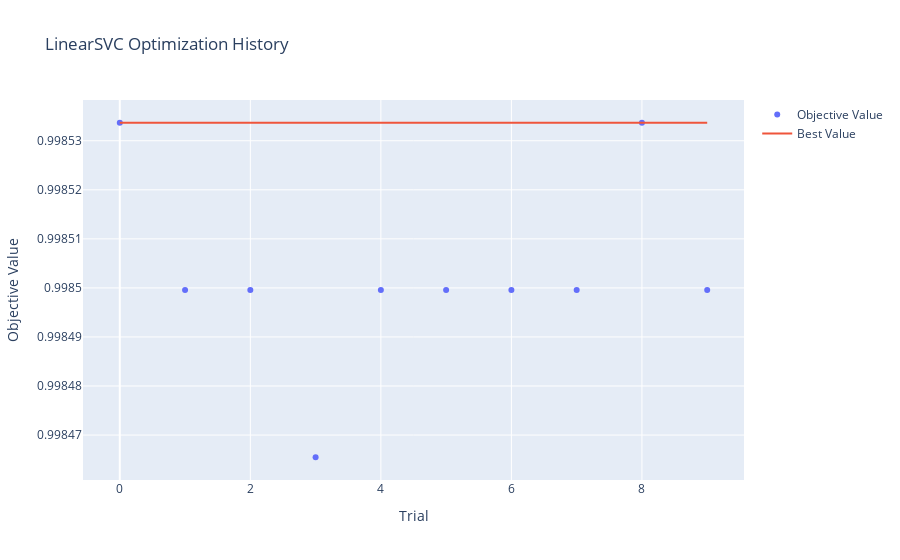
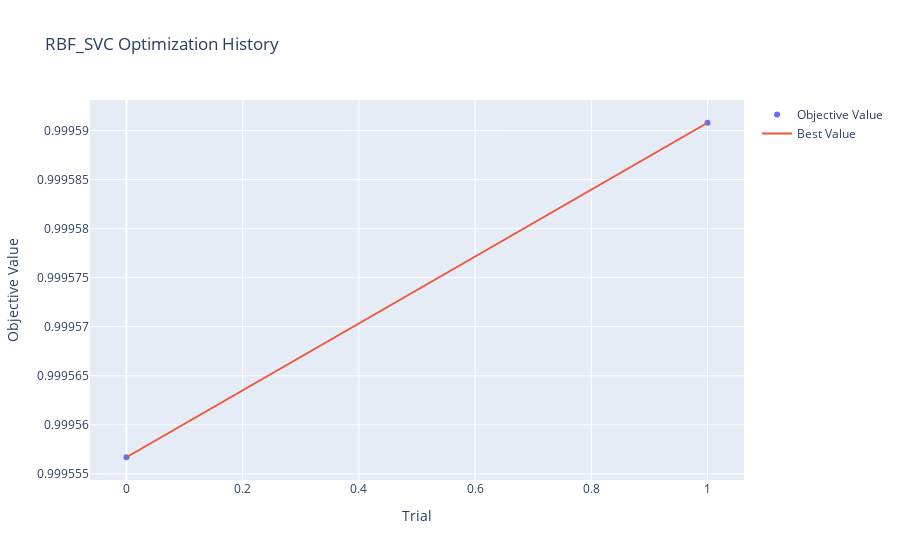
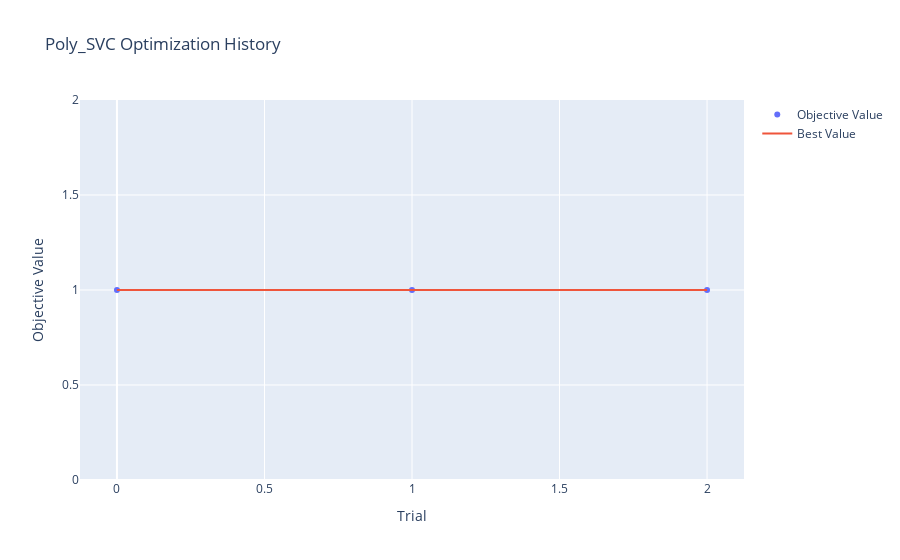

The notebook cell these images were saved under, in order:
### Code cell
# Cell 10: Optuna Optimization History (optional visualization)
import optuna
import optuna.visualization as vis

# Plot optimization history for each model
for name in ["LinearSVC", "RBF_SVC", "Poly_SVC"]:
    study = results[name]["study"]
    fig = optuna.visualization.plot_optimization_history(study)
    fig.update_layout(title=f"{name} Optimization History")
    fig.show()

### Figure 1 — Plotly figure (JSON) as saved in the notebook; plotly's stock layout.template omitted (floating-point values rounded to 4 significant figures)
{"data": [{"mode": "markers", "name": "Objective Value", "type": "scatter", "x": [0, 1, 2, 3, 4, 5, 6, 7, 8, 9], "y": [0.9985, 0.9985, 0.9985, 0.9985, 0.9985, 0.9985, 0.9985, 0.9985, 0.9985, 0.9985]}, {"mode": "lines", "name": "Best Value", "type": "scatter", "x": [0, 1, 2, 3, 4, 5, 6, 7, 8, 9], "y": [0.9985, 0.9985, 0.9985, 0.9985, 0.9985, 0.9985, 0.9985, 0.9985, 0.9985, 0.9985]}, {"marker": {"color": "#cccccc"}, "mode": "markers", "name": "Infeasible Trial", "showlegend": false, "type": "scatter", "x": [], "y": []}], "layout": {"title": {"text": "LinearSVC Optimization History"}, "xaxis": {"title": {"text": "Trial"}}, "yaxis": {"title": {"text": "Objective Value"}}}}

### Figure 2 — Plotly figure (JSON) as saved in the notebook; plotly's stock layout.template omitted (floating-point values rounded to 4 significant figures)
{"data": [{"mode": "markers", "name": "Objective Value", "type": "scatter", "x": [0, 1], "y": [0.9996, 0.9996]}, {"mode": "lines", "name": "Best Value", "type": "scatter", "x": [0, 1], "y": [0.9996, 0.9996]}, {"marker": {"color": "#cccccc"}, "mode": "markers", "name": "Infeasible Trial", "showlegend": false, "type": "scatter", "x": [], "y": []}], "layout": {"title": {"text": "RBF_SVC Optimization History"}, "xaxis": {"title": {"text": "Trial"}}, "yaxis": {"title": {"text": "Objective Value"}}}}

### Figure 3 — Plotly figure (JSON) as saved in the notebook; plotly's stock layout.template omitted (floating-point values rounded to 4 significant figures)
{"data": [{"mode": "markers", "name": "Objective Value", "type": "scatter", "x": [0, 1, 2], "y": [1, 1, 1]}, {"mode": "lines", "name": "Best Value", "type": "scatter", "x": [0, 1, 2], "y": [1, 1, 1]}, {"marker": {"color": "#cccccc"}, "mode": "markers", "name": "Infeasible Trial", "showlegend": false, "type": "scatter", "x": [], "y": []}], "layout": {"title": {"text": "Poly_SVC Optimization History"}, "xaxis": {"title": {"text": "Trial"}}, "yaxis": {"title": {"text": "Objective Value"}}}}
